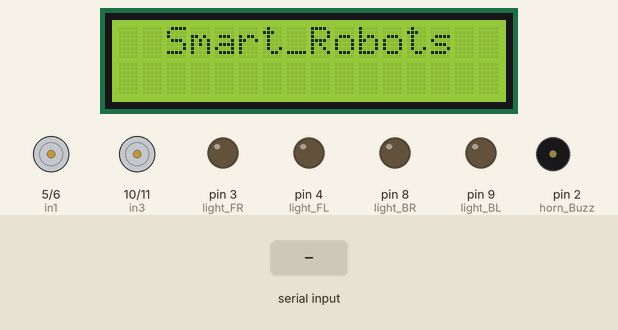
This sketch was run on a simulated Arduino Uno, built with avr-gcc and run on an emulated ATmega328P. Parts: 16×2 character LCD, motor-driver pin pairs drawn as motors (green arrow = first pin HIGH = forward, orange = second pin HIGH = backward, longer = more drive), output pins drawn as LEDs (lit = HIGH), buzzer (waves = sounding, pin HIGH). Inputs (shaded band) come from the test bench.

Above: at 1.3 s.
1.4 s: "F" received over Serial
At 2.5 s:
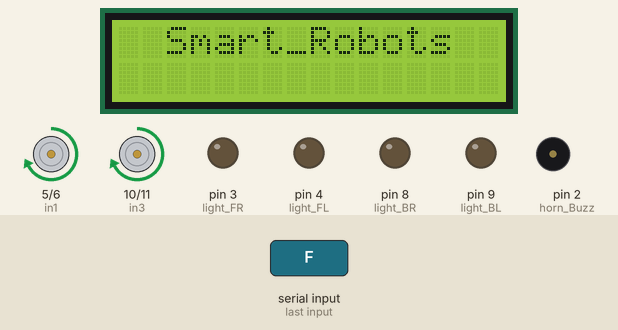
2.9 s: "B" received over Serial
At 3.7 s:
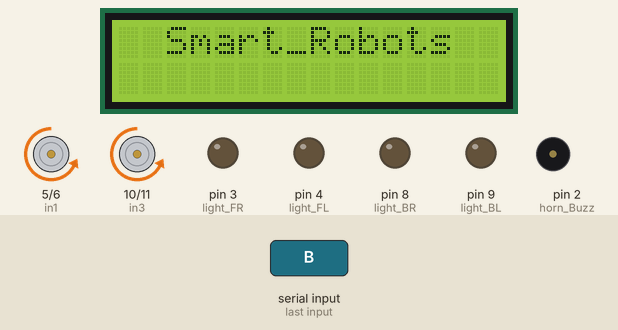
4.4 s: "L" received over Serial
At 4.8 s:
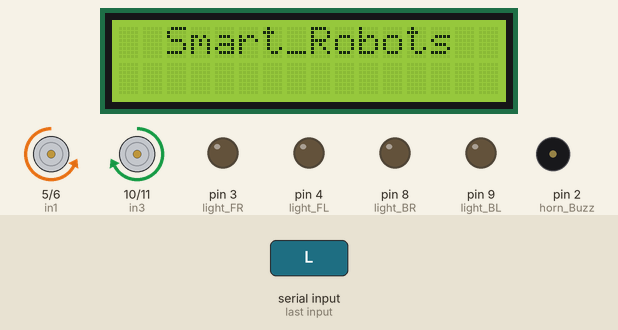
5.9 s: "R" received over Serial
At 7.1 s:
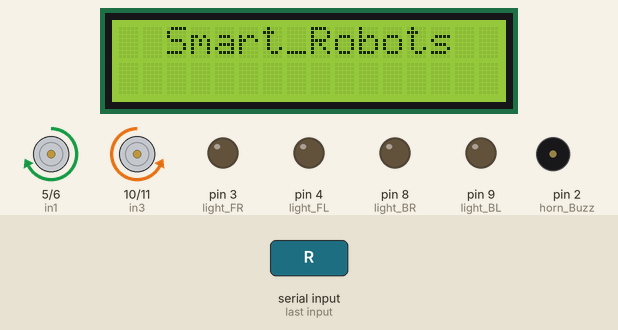
7.4 s: "G" received over Serial
At 8.3 s:
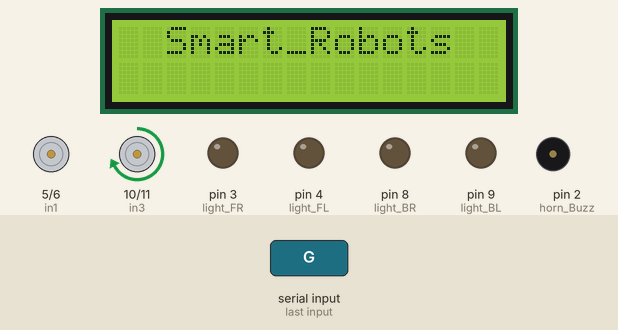
8.9 s: "I" received over Serial
At 9.5 s:
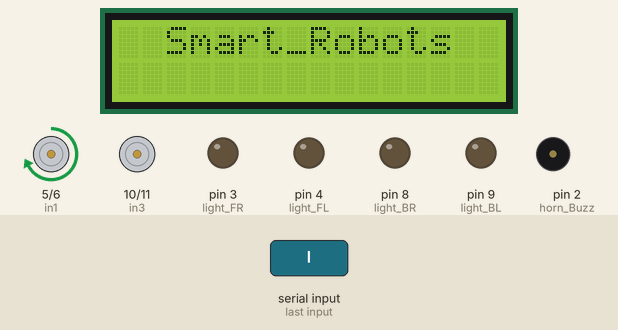
Timing chart, 0 to 11.4 s (numbered marks = the images above; inputs shaded):
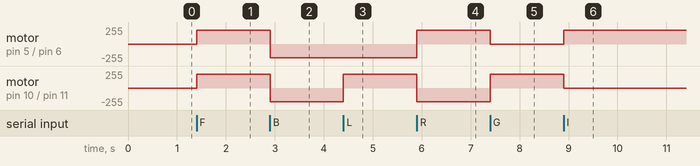

Measured:
- after the input at 1.4 s, motor on pin 5 (in1) / pin 6 (in2), motor on pin 10 (in3) / pin 11 (in4): stopped → forward 204/255 at once
- after the input at 2.9 s, motor on pin 5 (in1) / pin 6 (in2), motor on pin 10 (in3) / pin 11 (in4): forward 204/255 → backward 204/255 at once
- after the input at 4.4 s, motor on pin 10 (in3) / pin 11 (in4): backward 204/255 → forward 204/255 at once
- after the input at 5.9 s, motor on pin 5 (in1) / pin 6 (in2): backward 204/255 → forward 204/255 at once; motor on pin 10 (in3) / pin 11 (in4): forward 204/255 → backward 204/255 at once
- after the input at 7.4 s, motor on pin 5 (in1) / pin 6 (in2): forward 204/255 → stopped at once; motor on pin 10 (in3) / pin 11 (in4): backward 204/255 → forward 204/255 at once
- after the input at 8.9 s, motor on pin 5 (in1) / pin 6 (in2): stopped → forward 204/255 at once; motor on pin 10 (in3) / pin 11 (in4): forward 204/255 → stopped at once

The sketch:

robot_car_2.ino
```cpp
#include <LiquidCrystal_I2C.h>

#define in1 5 //L298n Motor Driver pins.
#define in2 6
#define in3 10
#define in4 11

#define light_FR  3    //LED Front Right   pin A0 for Arduino Uno
#define light_FL  4    //LED Front Left    pin A1 for Arduino Uno
#define light_BR  8    //LED Back Right    pin A2 for Arduino Uno
#define light_BL  9    //LED Back Left     pin A3 for Arduino Uno
#define horn_Buzz 2    //Horn Buzzer       pin A4 for Arduino Uno


int command; //Int to store app command state.
int Speed = 204; // 0 - 255.
int Speedsec;
int buttonState = 0;
int lastButtonState = 0;
int Turnradius = 0; //Set the radius of a turn, 0 - 255 Note:the robot will malfunction if this is higher than int Speed.
int brakeTime = 45;
int brkonoff = 1; //1 for the electronic braking system, 0 for normal.
boolean lightFront = false;
boolean lightBack = false;
boolean horn = false;

LiquidCrystal_I2C lcd(0x27, 16,2);

void setup() {
  pinMode(in1, OUTPUT);
  pinMode(in2, OUTPUT);
  pinMode(in3, OUTPUT);
  pinMode(in4, OUTPUT);
   pinMode(light_FR, OUTPUT);
    pinMode(light_FL, OUTPUT);
    pinMode(light_BR, OUTPUT);
    pinMode(light_BL, OUTPUT);
    pinMode(horn_Buzz, OUTPUT);

  Serial.begin(9600);  //Set the baud rate to your Bluetooth module.

  // set up the LCD's number of columns and rows:
  lcd.begin(16, 2);
  lcd.init();
  lcd.backlight();
  // Print a message to the LCD.
  lcd.setCursor(2, 0);
  lcd.print("Smart_Robots");

}

void loop() {

  // set the cursor to column 0, line 1
  // (note: line 1 is the second row, since counting begins with 0):


  if (Serial.available() > 0) {
    command = Serial.read();
    Stop(); //Initialize with motors stoped.

if (lightFront) {digitalWrite(light_FR, HIGH); digitalWrite(light_FL, HIGH);}
if (!lightFront) {digitalWrite(light_FR, LOW); digitalWrite(light_FL, LOW);}
if (lightBack) {digitalWrite(light_BR, HIGH); digitalWrite(light_BL, HIGH);}
if (!lightBack) {digitalWrite(light_BR, LOW); digitalWrite(light_BL, LOW);}
if (horn) {digitalWrite(horn_Buzz, HIGH);}
if (!horn) {digitalWrite(horn_Buzz, LOW);}
    switch (command) {
      case 'F':
        forward();
        break;
      case 'B':
        back();
        break;
      case 'L':
        left();
        break;
      case 'R':
        right();
        break;
      case 'G':
        forwardleft();
        break;
      case 'I':
        forwardright();
        break;
      case 'H':
        backleft();
        break;
      case 'J':
        backright();
        break;
      case '0':
        Speed = 100;
        break;
      case '1':
        Speed = 140;
        break;
      case '2':
        Speed = 153;
        break;
      case '3':
        Speed = 165;
        break;
      case '4':
        Speed = 178;
        break;
      case '5':
        Speed = 191;
        break;
      case '6':
        Speed = 204;
        break;
      case '7':
        Speed = 216;
        break;
      case '8':
        Speed = 229;
        break;
      case '9':
        Speed = 242;
        break;
      case 'q':
        Speed = 255;
        break;
        case 'W':lightFront = true;break;
case 'w':lightFront = false;break;
case 'U':lightBack = true;break;
case 'u':lightBack = false;break;
case 'V':horn = true;break;
case 'v':horn = false;break;
    }
    Speedsec = Turnradius;
    if (brkonoff == 1) {
      brakeOn();
    } else {
      brakeOff();
    }
  }
}

void forward() {
  analogWrite(in1, Speed);
  analogWrite(in3, Speed);
}

void back() {
  analogWrite(in2, Speed);
  analogWrite(in4, Speed);
}

void left() {
  analogWrite(in3, Speed);
  analogWrite(in2, Speed);
}

void right() {
  analogWrite(in4, Speed);
  analogWrite(in1, Speed);
}
void forwardleft() {
  analogWrite(in1, Speedsec);
  analogWrite(in3, Speed);
}
void forwardright() {
  analogWrite(in1, Speed);
  analogWrite(in3, Speedsec);
}
void backright() {
  analogWrite(in2, Speed);
  analogWrite(in4, Speedsec);
}
void backleft() {
  analogWrite(in2, Speedsec);
  analogWrite(in4, Speed);
}

void Stop() {
  analogWrite(in1, 0);
  analogWrite(in2, 0);
  analogWrite(in3, 0);
  analogWrite(in4, 0);
}

void brakeOn() {
  //Here's the future use: an electronic braking system!
  // read the pushbutton input pin:
  buttonState = command;
  // compare the buttonState to its previous state
  if (buttonState != lastButtonState) {
    // if the state has changed, increment the counter
    if (buttonState == 'S') {
      if (lastButtonState != buttonState) {
        digitalWrite(in1, HIGH);
        digitalWrite(in2, HIGH);
        digitalWrite(in3, HIGH);
        digitalWrite(in4, HIGH);
        delay(brakeTime);
        Stop();
      }
    }
    // save the current state as the last state,
    //for next time through the loop
    lastButtonState = buttonState;
  }
}
void brakeOff() {

}
```
